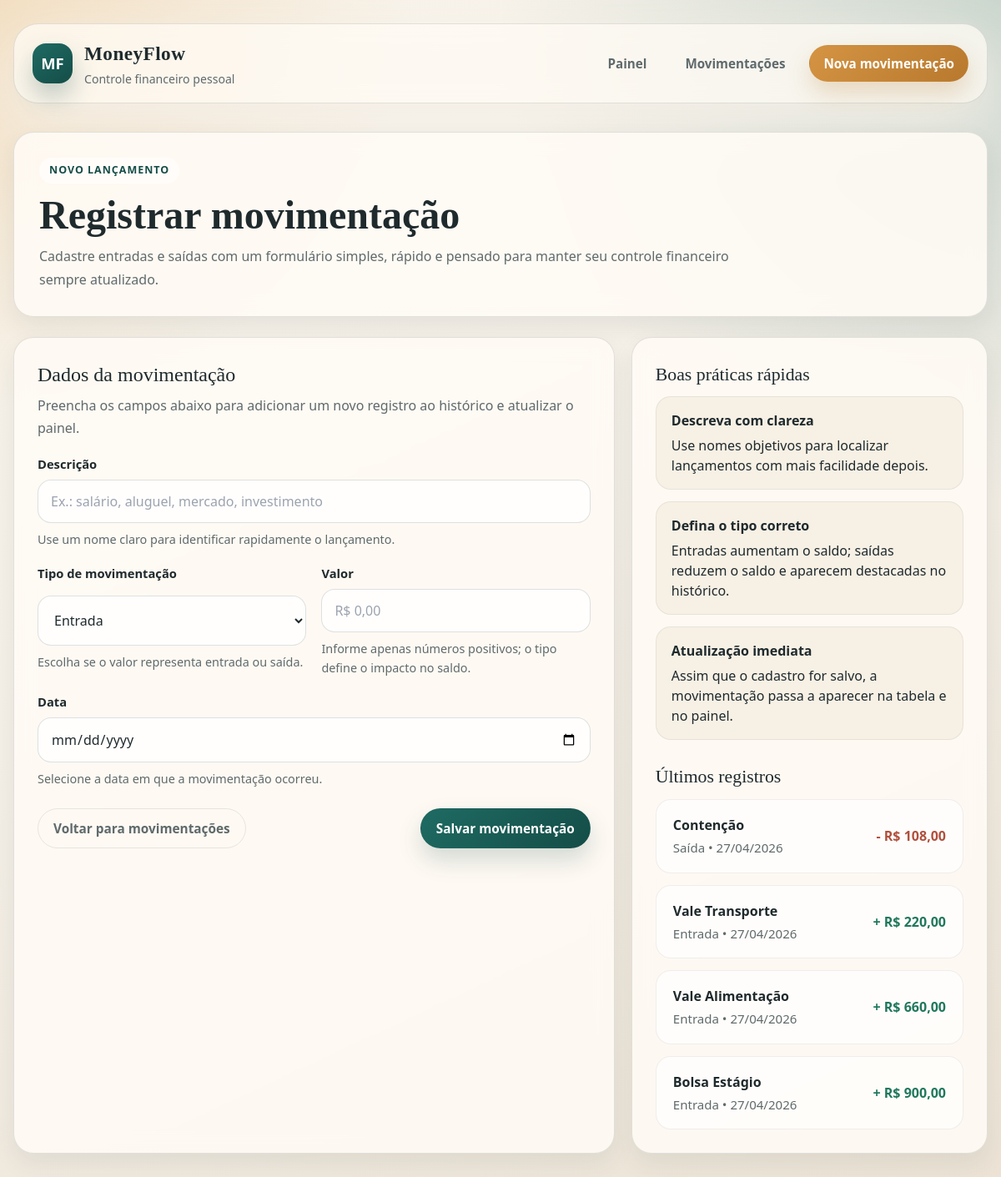
The app's page /movements/nova/ with its own data.
### apps/movements/models.py (models this page shows, shortened)
class Movement(models.Model):
    class MovementType(models.TextChoices):
        CREDIT = "credit", "Credit"
        DEBIT = "debit", "Debit"
    description = models.CharField(max_length=255)
    movement_type = models.CharField(max_length=6, choices=MovementType.choices)
    value = models.DecimalField(max_digits=12, decimal_places=2)
    date = models.DateField()
    class Meta:
        ordering = ["-date", "-id"]

### apps/movements/views.py (the view, shortened to what this page needs)
# urls.py: path("nova/", MovementCreateView.as_view(), name="movement_create"),
class MovementCreateView(CreateView):
    model = Movement
    form_class = MovementForm
    template_name = "movements/movement_form.html"
    success_url = reverse_lazy("movements:movement_list")
    def get_context_data(self, **kwargs):
        context = super().get_context_data(**kwargs)
        context["recent_movements"] = Movement._default_manager.all()[:4]
        return context

### apps/movements/templates/movements/movement_form.html (shortened to what this page needs)
{% extends 'base.html' %}
{% block content %}
    <section class="form-hero panel form-hero-panel">
        <span class="eyebrow">Novo lançamento</span>
        <h1>Registrar movimentação</h1>
        <p class="subtitle">Cadastre entradas e saídas com um formulário simples, rápido e pensado para manter seu controle financeiro sempre atualizado.</p>
    </section>
    <section class="form-layout">
        <article class="panel form-panel">
            <div class="section-header">
                <div>
                    <h2 class="section-title">Dados da movimentação</h2>
                    <p class="section-description">Preencha os campos abaixo para adicionar um novo registro ao histórico e atualizar o painel.</p>
                </div>
            </div>
            <form method="post">
                <div class="field">
                    <label for="{{ form.description.id_for_label }}">{{ form.description.label }}</label>
                    {{ form.description }}
                    {% if form.description.help_text %}
                        <p class="field-help">{{ form.description.help_text }}</p>
                    {% endif %}
                </div>
                <div class="field-grid">
                    <div class="field">
                        <label for="{{ form.movement_type.id_for_label }}">{{ form.movement_type.label }}</label>
                        {{ form.movement_type }}
                        {% if form.movement_type.help_text %}
                            <p class="field-help">{{ form.movement_type.help_text }}</p>
                        {% endif %}
                    </div>
                    <div class="field">
                        <label for="{{ form.value.id_for_label }}">{{ form.value.label }}</label>
                        {{ form.value }}
                        {% if form.value.help_text %}
                            <p class="field-help">{{ form.value.help_text }}</p>
                        {% endif %}
                    </div>
                </div>
                <div class="field">
                    <label for="{{ form.date.id_for_label }}">{{ form.date.label }}</label>
                    {{ form.date }}
                    {% if form.date.help_text %}
                        <p class="field-help">{{ form.date.help_text }}</p>
                    {% endif %}
                </div>
                <div class="form-actions">
                    <a class="button-ghost" href="{% url 'movements:movement_list' %}">Voltar para movimentações</a>
                    <button class="button" type="submit">Salvar movimentação</button>
                </div>
            </form>
        </article>
        <aside class="panel support-panel">
            <h2 class="support-heading">Boas práticas rápidas</h2>
            <div class="support-list">
                <div class="support-item">
                    <strong>Descreva com clareza</strong>
                    Use nomes objetivos para localizar lançamentos com mais facilidade depois.
                </div>
                <div class="support-item">
                    <strong>Defina o tipo correto</strong>
                    Entradas aumentam o saldo; saídas reduzem o saldo e aparecem destacadas no histórico.
                </div>
                <div class="support-item">
                    <strong>Atualização imediata</strong>
                    Assim que o cadastro for salvo, a movimentação passa a aparecer na tabela e no painel.
                </div>
            </div>
            <h2 class="support-heading support-heading-spaced">Últimos registros</h2>
            {% if recent_movements %}
                <div class="recent-list">
                    {% for movement in recent_movements %}
                        <article class="recent-item">
                            <div>
                                <strong>{{ movement.description }}</strong>
                                <div class="recent-meta">{% if movement.movement_type == 'credit' %}Entrada{% else %}Saída{% endif %} • {{ movement.date|date:'d/m/Y' }}</div>
                            </div>
                            <div class="recent-value {% if movement.movement_type == 'credit' %}trend-positive{% else %}trend-negative{% endif %}">
                                {% if movement.movement_type == 'credit' %}+{% else %}-{% endif %} R$ {{ movement.value|floatformat:2 }}
                            </div>
                        </article>
                    {% endfor %}
                </div>
            {% else %}
                <div class="empty-state empty-state-compact">
                    <strong>Ainda não há registros.</strong>
                    Seu primeiro lançamento aparecerá aqui assim que for salvo.
                </div>
            {% endif %}
        </aside>
    </section>
{% endblock %}

### records on screen
Movement: description "Contenção", movement_type "Saída", date "27/04/2026", value "108,00"
Movement: description "Vale Transporte", movement_type "Entrada", date "27/04/2026", value "220,00"
Movement: description "Vale Alimentação", movement_type "Entrada", date "27/04/2026", value "660,00"
Movement: description "Bolsa Estágio", movement_type "Entrada", date "27/04/2026", value "900,00"
